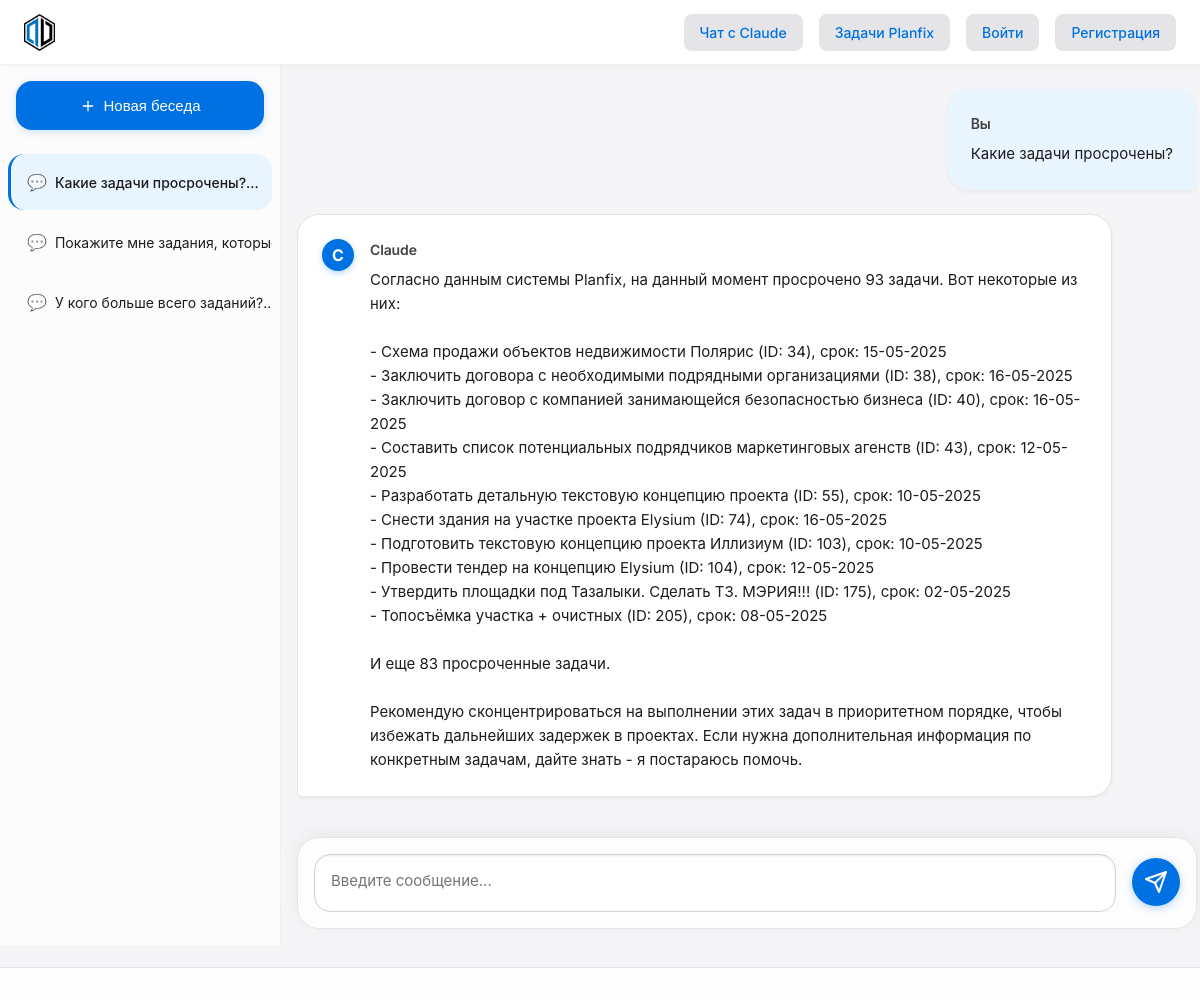
/conversation/4/, run on the app's committed database.
### chat/models/conversation.py (models this page shows, shortened)
class Conversation(models.Model):
    user = models.ForeignKey('User', on_delete=models.CASCADE, related_name='conversations')
    title = models.CharField(max_length=255)
    ai_model = models.ForeignKey('AIModel', on_delete=models.SET_NULL, null=True, related_name='conversations')
    planfix_task_id = models.CharField(max_length=100, blank=True, null=True)
    planfix_project_id = models.CharField(max_length=100, blank=True, null=True)
    created_at = models.DateTimeField(auto_now_add=True)
    updated_at = models.DateTimeField(auto_now=True)
    is_archived = models.BooleanField(default=False)
    summary = models.TextField(blank=True, null=True)
    class Meta:
        ordering = ['-updated_at']
        verbose_name = _('Беседа')
        verbose_name_plural = _('Беседы')
        indexes = [
            models.Index(fields=['user', '-updated_at']),
            models.Index(fields=['planfix_task_id']),
            models.Index(fields=['planfix_project_id']),
        ]

### chat/models/message.py (models this page shows, shortened)
class Message(models.Model):
    ROLE_CHOICES = (
        ('user', _('Пользователь')),
        ('assistant', _('Ассистент')),
        ('system', _('Система')),
    )
    conversation = models.ForeignKey('Conversation', on_delete=models.CASCADE, related_name='messages')
    role = models.CharField(max_length=10, choices=ROLE_CHOICES)
    content = models.TextField()
    tokens = models.IntegerField(default=0)  # Количество токенов для расчета стоимости
    ai_model_used = models.ForeignKey('AIModel', on_delete=models.SET_NULL, null=True, blank=True)
    created_at = models.DateTimeField(auto_now_add=True)
    parent_message = models.ForeignKey('self', on_delete=models.SET_NULL, null=True, blank=True, related_name='replies')
    metadata = models.JSONField(default=dict, blank=True)  # Для дополнительных данных от ИИ
    class Meta:
        ordering = ['created_at']
        verbose_name = _('Сообщение')
        verbose_name_plural = _('Сообщения')
        indexes = [
            models.Index(fields=['conversation', 'created_at']),
            models.Index(fields=['role']),
        ]

### chat/views.py (the view)
# urls.py: path('conversation/<int:conversation_id>/', views.conversation_apple, name='conversation'),
def conversation_apple(request, conversation_id):
    user, created = User.objects.get_or_create(username='anonymous')
    conversations = Conversation.objects.filter(user=user).order_by('-updated_at')
    conversation = get_object_or_404(Conversation, id=conversation_id, user=user)
    messages = Message.objects.filter(conversation=conversation).order_by('created_at')
    return render(request, 'chat/conversation_apple.html', {
        'conversation': conversation,
        'messages': messages,
        'conversations': conversations
    })

### chat/context_processors.py (called while the page is built)
def conversations_list(request):
    user, created = User.objects.get_or_create(username='anonymous')
    conversations = Conversation.objects.filter(user=user).order_by('-updated_at')
    return {
        'conversations': conversations
    }

### templates/chat/conversation_apple.html (shortened to what this page needs)
{% extends 'base_apple.html' %}
{% load static %}
{% block content %}
<div class="app-layout">
    <div class="sidebar">
        <button id="newChatButton" class="new-chat-button">
            <svg xmlns="http://www.w3.org/2000/svg" width="16" height="16" viewBox="0 0 24 24" fill="none" stroke="currentColor" stroke-width="2" stroke-linecap="round" stroke-linejoin="round">
                <line x1="12" y1="5" x2="12" y2="19"></line>
                <line x1="5" y1="12" x2="19" y2="12"></line>
            </svg>
            Новая беседа
        </button>
        <div class="conversations-list">
            {% for conv in conversations %}
            <a href="{% url 'chat:conversation' conversation_id=conv.id %}" class="conversation-item {% if conv.id == conversation.id %}active{% endif %}">
                {{ conv.title }}
            </a>
            {% endfor %}
        </div>
    </div>
    <div class="content">
        <div class="chat-container" data-conversation-id="{{ conversation.id }}">
            <div class="chat-messages" id="chatMessages">
                {% for message in messages %}
                <div class="message {{ message.role }}">
                    {% if message.role == 'assistant' %}
                    <div class="assistant-avatar">C</div>
                    <div class="message-content-wrapper">
                    {% endif %}
                        <div class="message-role">
                            {% if message.role == 'user' %}
                            Вы
                            {% else %}
                            Claude
                            {% endif %}
                        </div>
                        <div class="message-content">{{ message.content }}</div>
                    {% if message.role == 'assistant' %}
                    </div>
                    {% endif %}
                </div>
                {% empty %}
                <div class="welcome-message">
                    <h1>Привет! Я Claude.</h1>
                    <p>Задайте мне вопрос, и я постараюсь помочь.</p>
                </div>
                {% endfor %}
            </div>
            <div class="chat-input-container">
                <form id="messageForm" class="message-form">
                    <textarea
                        id="messageInput"
                        class="message-input"
                        placeholder="Введите сообщение..."
                        rows="1"
                        autocomplete="off"
                    ></textarea>
                    <button type="submit" class="send-button">
                    </button>
                </form>
            </div>
        </div>
    </div>
</div>
{% endblock %}

### templates/base_apple.html (style rules this page uses)
body { background: #f5f5f7; color: #1d1d1f; font-family: 'Inter', -apple-system, BlinkMacSystemFont, 'Segoe UI', Roboto, Helvetica, Arial, sans-serif; }

### data on the page
Conversation: title "Какие задачи просрочены…"
Conversation: title "Покажите мне задания, кот…"
Conversation: title "У кого больше всего задан…"
Message: role "Вы", content "Какие задачи просрочены?"
Message: role "C", content "Согласно данным системы Planfix, на данный момент просрочено 93 задачи. Вот некоторые из них: - Схема продажи объектов недвижимости Полярис (ID: 34), срок: 15-05-2025 - Заключить договора с необходимыми подрядными организациями (ID: 38), срок: 16-05-2025 - Заключить договор с компанией занимающейся безопасностью бизнеса (ID: 40), срок: 16-05-2025 - Составить список потенциальных подрядчиков маркетинговых агенств (ID: 43), срок: 12-05-2025 - Разработать детальную текстовую концепцию проекта (ID: 55), срок: 10-05-2025 - Снести здания на участке проекта Elysium (ID: 74), срок: 16-05-2025 - Подготовить текстовую концепцию проекта Иллизиум (ID: 103), срок: 10-05-2025 - Провести тендер на…"
